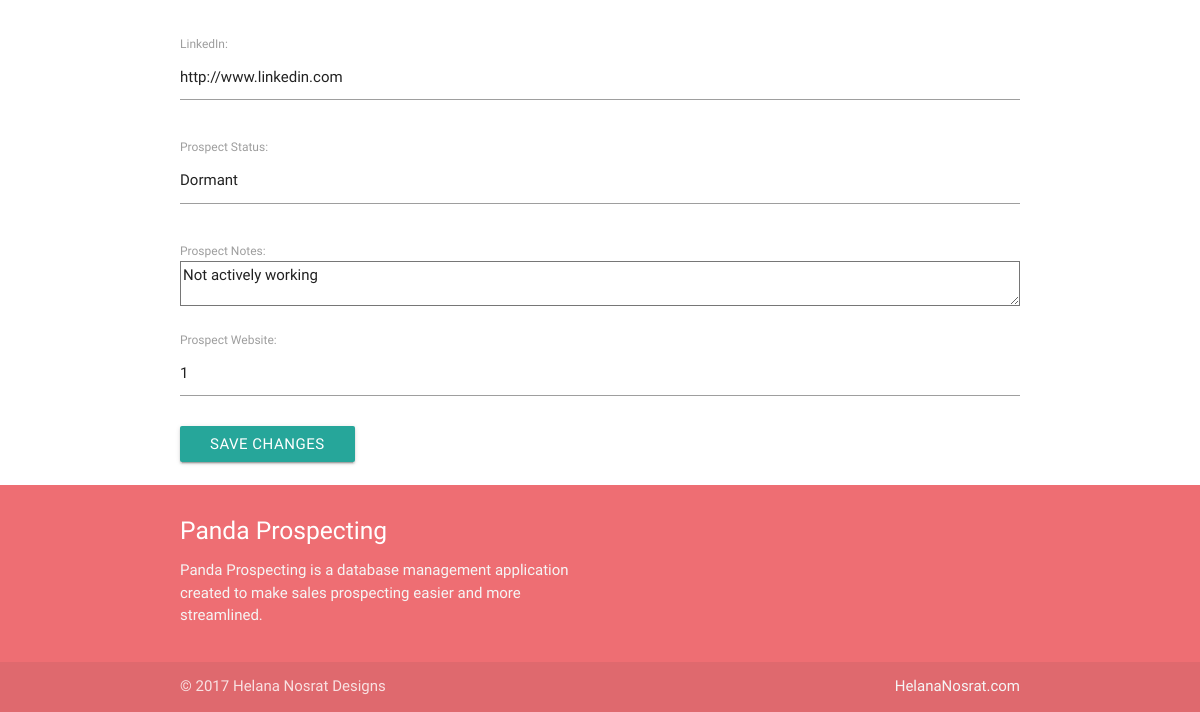
Page /edit_prospect/55/ (lower part) on the earlier database version.
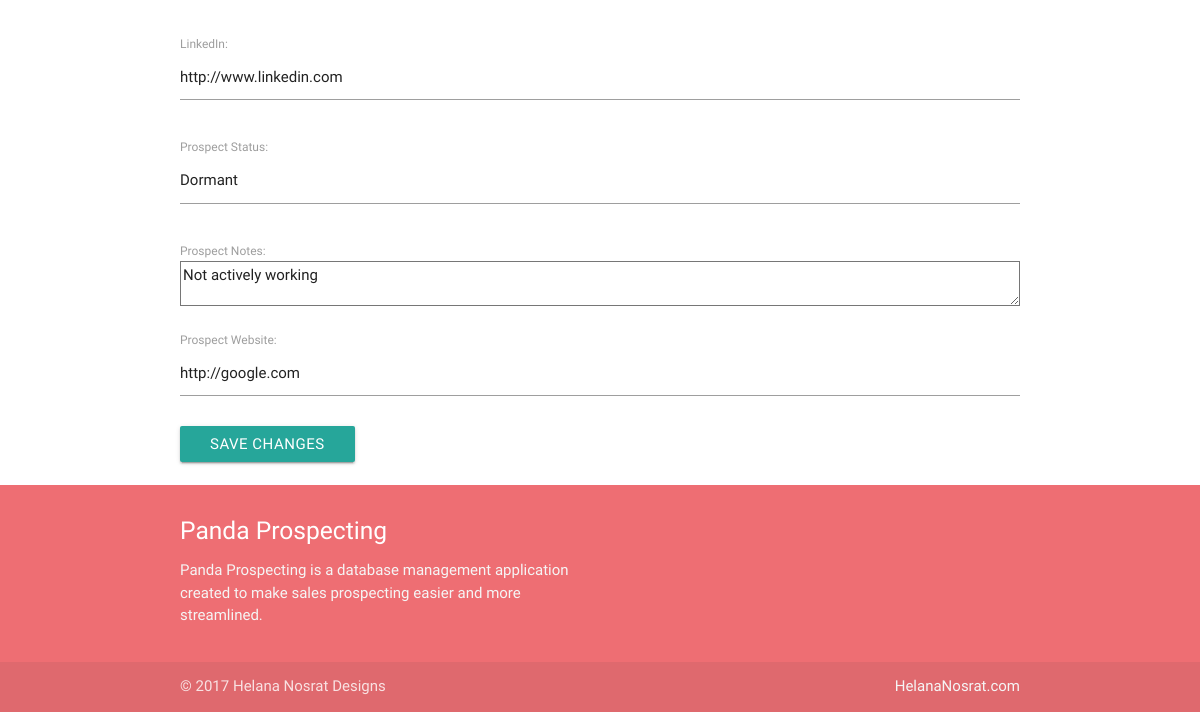
Same page on the later database version.
### prospecting/models.py (models this page shows, shortened)
class Prospect(models.Model):
    account = models.ForeignKey(Account, on_delete=models.CASCADE)
    full_name = models.CharField(max_length=200)
    title = models.CharField(max_length=60)
    email = models.EmailField(max_length=254)
    phone = models.CharField(max_length=10)
    street = models.CharField(max_length=30)
    city = models.CharField(max_length=30)
    state = models.CharField(max_length=2)
    zipcode = models.CharField(max_length=10)
    country = models.CharField(max_length=30)
    linkedin = models.URLField(max_length=30)
    prospect_status = models.CharField(max_length=30)
    prospect_notes = models.TextField()
    prospect_views = models.IntegerField(default=0)
    prospect_website = models.URLField(max_length=30)
    class Meta:
        verbose_name_plural = 'prospects'

### prospecting/views.py (the view)
# urls.py: url(r'^edit_prospect/(?P<prospect_id>\d+)/$', views.edit_prospect, name='edit_prospect'),
def edit_prospect(request, prospect_id):
    prospect = Prospect.objects.get(id=prospect_id)
    account = prospect.account
    if request.method != 'POST':
        form = ProspectForm(instance=prospect)
    else:
        form = ProspectForm(instance=prospect, data=request.POST)
        if form.is_valid():
            form.save()
            return HttpResponseRedirect(reverse('prospecting:detail', args=[account.id]))
    context = {'prospect': prospect, 'account': account, 'form': form}
    return render(request, 'prospecting/edit_prospect.html', context)

### prospecting/forms.py
class ProspectForm(forms.ModelForm):
    class Meta:
        model = Prospect
        fields = ['full_name', 'title', 'email', 'phone', 'street', 'city', 'state', 'zipcode', 'country', 'linkedin', 'prospect_status', 'prospect_notes', 'prospect_website']
        labels = {'full_name': 'Prospect Name', 'title': 'Title', 'email':'Email',
                  'phone':'Phone', 'street':'Street', 'city':'City', 'state':'State', 'zipcode':'ZipCode', 'country':'Country', 'linkedin':'LinkedIn', 'prospect_status': 'Prospect Status', 'prospect_notes': 'Prospect Notes', 'prospect_website': 'Prospect Website'}
        widgets = {'full_name': forms.Textarea(attrs={'cols': 80})}

### prospecting/templates/prospecting/edit_prospect.html (shortened to what this page needs)
{% extends "prospecting/base.html" %} {% load static %}
{% block content %}
    <form action="{% url 'prospecting:edit_prospect' prospect.id%}" method='post'>
        {{ form.as_p }}
        <button name="submit" class="waves-effect waves-light btn"> Save Changes </button><br/><br/>
    </form>
{% endblock content %}

Differences in the rows shown:
changed Prospect "http://www.linkedin.com": prospect_website "1" → "http://google.com"
